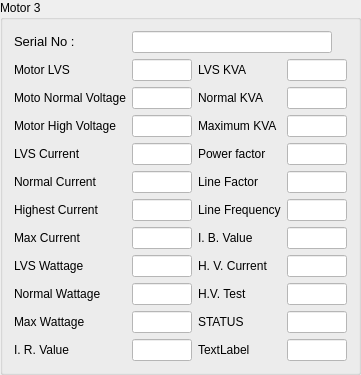
        <widget class="QGroupBox" name="groupBox_28">
         <property name="title">
          <string>Motor 3</string>
         </property>
         <layout class="QGridLayout" name="gridLayout_9">
          <item row="6" column="3">
           <widget class="QLineEdit" name="m3linefactor">
            <property name="enabled">
             <bool>false</bool>
            </property>
            <property name="sizePolicy">
             <sizepolicy hsizetype="Fixed" vsizetype="Fixed">
              <horstretch>0</horstretch>
              <verstretch>0</verstretch>
             </sizepolicy>
            </property>
            <property name="minimumSize">
             <size>
              <width>50</width>
              <height>22</height>
             </size>
            </property>
            <property name="maximumSize">
             <size>
              <width>60</width>
              <height>30</height>
             </size>
            </property>
            <property name="styleSheet">
             <string notr="true">background-color: rgb(255, 255, 255);</string>
            </property>
            <property name="cursorMoveStyle">
             <enum>Qt::LogicalMoveStyle</enum>
            </property>
           </widget>
          </item>
          <item row="14" column="2">
           <widget class="QLabel" name="m3lbl19">
            <property name="text">
             <string>H. V. Current</string>
            </property>
           </widget>
          </item>
          <item row="0" column="0">
           <widget class="QLabel" name="h_serial_6">
            <property name="text">
             <string>&lt;html&gt;&lt;head/&gt;&lt;body&gt;&lt;p&gt;&lt;span style=&quot; font-size:10pt;&quot;&gt;Serial No :&lt;/span&gt;&lt;/p&gt;&lt;/body&gt;&lt;/html&gt;</string>
            </property>
           </widget>
          </item>
          <item row="5" column="3">
           <widget class="QLineEdit" name="m3powerfactor">
            <property name="enabled">
             <bool>false</bool>
            </property>
            <property name="sizePolicy">
             <sizepolicy hsizetype="Fixed" vsizetype="Fixed">
              <horstretch>0</horstretch>
              <verstretch>0</verstretch>
             </sizepolicy>
            </property>
            <property name="minimumSize">
             <size>
              <width>50</width>
              <height>22</height>
             </size>
            </property>
            <property name="maximumSize">
             <size>
              <width>60</width>
              <height>30</height>
             </size>
            </property>
            <property name="styleSheet">
             <string notr="true">background-color: rgb(255, 255, 255);</string>
            </property>
            <property name="cursorMoveStyle">
             <enum>Qt::LogicalMoveStyle</enum>
            </property>
           </widget>
          </item>
          <item row="17" column="1">
           <widget class="QLineEdit" name="m3IRValue">
            <property name="enabled">
             <bool>false</bool>
            </property>
            <property name="sizePolicy">
             <sizepolicy hsizetype="Fixed" vsizetype="Fixed">
              <horstretch>0</horstretch>
              <verstretch>0</verstretch>
             </sizepolicy>
            </property>
            <property name="minimumSize">
             <size>
              <width>50</width>
              <height>22</height>
             </size>
            </property>
            <property name="maximumSize">
             <size>
              <width>60</width>
              <height>30</height>
             </size>
            </property>
            <property name="styleSheet">
             <string notr="true">background-color: rgb(255, 255, 255);</string>
            </property>
            <property name="cursorMoveStyle">
             <enum>Qt::LogicalMoveStyle</enum>
            </property>
           </widget>
          </item>
          <item row="14" column="0">
           <widget class="QLabel" name="m3lbl8">
            <property name="text">
             <string>LVS Wattage</string>
            </property>
           </widget>
          </item>
          <item row="12" column="3">
           <widget class="QLineEdit" name="m3ibvalue">
            <property name="enabled">
             <bool>false</bool>
            </property>
            <property name="sizePolicy">
             <sizepolicy hsizetype="Fixed" vsizetype="Fixed">
              <horstretch>0</horstretch>
              <verstretch>0</verstretch>
             </sizepolicy>
            </property>
            <property name="minimumSize">
             <size>
              <width>50</width>
              <height>22</height>
             </size>
            </property>
            <property name="maximumSize">
             <size>
              <width>60</width>
              <height>30</height>
             </size>
            </property>
            <property name="styleSheet">
             <string notr="true">background-color: rgb(255, 255, 255);</string>
            </property>
            <property name="cursorMoveStyle">
             <enum>Qt::LogicalMoveStyle</enum>
            </property>
           </widget>
          </item>
          <item row="5" column="2">
           <widget class="QLabel" name="m3lbl15">
            <property name="text">
             <string>Power factor</string>
            </property>
           </widget>
          </item>
          <item row="3" column="1">
           <widget class="QLineEdit" name="m3_normal_voltage">
            <property name="enabled">
             <bool>false</bool>
            </property>
            <property name="sizePolicy">
             <sizepolicy hsizetype="Fixed" vsizetype="Fixed">
              <horstretch>0</horstretch>
              <verstretch>0</verstretch>
             </sizepolicy>
            </property>
            <property name="minimumSize">
             <size>
              <width>50</width>
              <height>22</height>
             </size>
            </property>
            <property name="maximumSize">
             <size>
              <width>60</width>
              <height>30</height>
             </size>
            </property>
            <property name="styleSheet">
             <string notr="true">background-color: rgb(255, 255, 255);</string>
            </property>
            <property name="cursorMoveStyle">
             <enum>Qt::LogicalMoveStyle</enum>
            </property>
           </widget>
          </item>
          <item row="15" column="3">
           <widget class="QLineEdit" name="m3HVtest">
            <property name="enabled">
             <bool>false</bool>
            </property>
            <property name="sizePolicy">
             <sizepolicy hsizetype="Fixed" vsizetype="Fixed">
              <horstretch>0</horstretch>
              <verstretch>0</verstretch>
             </sizepolicy>
            </property>
            <property name="minimumSize">
             <size>
              <width>50</width>
              <height>22</height>
             </size>
            </property>
            <property name="maximumSize">
             <size>
              <width>60</width>
              <height>30</height>
             </size>
            </property>
            <property name="styleSheet">
             <string notr="true">background-color: rgb(255, 255, 255);</string>
            </property>
            <property name="cursorMoveStyle">
             <enum>Qt::LogicalMoveStyle</enum>
            </property>
           </widget>
          </item>
          <item row="12" column="1">
           <widget class="QLineEdit" name="m3maxcurrent">
            <property name="enabled">
             <bool>false</bool>
            </property>
            <property name="sizePolicy">
             <sizepolicy hsizetype="Fixed" vsizetype="Fixed">
              <horstretch>0</horstretch>
              <verstretch>0</verstretch>
             </sizepolicy>
            </property>
            <property name="minimumSize">
             <size>
              <width>50</width>
              <height>22</height>
             </size>
            </property>
            <property name="maximumSize">
             <size>
              <width>60</width>
              <height>30</height>
             </size>
            </property>
            <property name="styleSheet">
             <string notr="true">background-color: rgb(255, 255, 255);</string>
            </property>
            <property name="cursorMoveStyle">
             <enum>Qt::LogicalMoveStyle</enum>
            </property>
           </widget>
          </item>
          <item row="14" column="1">
           <widget class="QLineEdit" name="m3lvswattage">
            <property name="enabled">
             <bool>false</bool>
            </property>
            <property name="sizePolicy">
             <sizepolicy hsizetype="Fixed" vsizetype="Fixed">
              <horstretch>0</horstretch>
              <verstretch>0</verstretch>
             </sizepolicy>
            </property>
            <property name="minimumSize">
             <size>
              <width>50</width>
              <height>22</height>
             </size>
            </property>
            <property name="maximumSize">
             <size>
              <width>60</width>
              <height>30</height>
             </size>
            </property>
            <property name="styleSheet">
             <string notr="true">background-color: rgb(255, 255, 255);</string>
            </property>
            <property name="cursorMoveStyle">
             <enum>Qt::LogicalMoveStyle</enum>
            </property>
           </widget>
          </item>
          <item row="1" column="1">
           <widget class="QLineEdit" name="m3_motor_lvs">
            <property name="enabled">
             <bool>false</bool>
            </property>
            <property name="sizePolicy">
             <sizepolicy hsizetype="Fixed" vsizetype="Fixed">
              <horstretch>0</horstretch>
              <verstretch>0</verstretch>
             </sizepolicy>
            </property>
            <property name="minimumSize">
             <size>
              <width>50</width>
              <height>22</height>
             </size>
            </property>
            <property name="maximumSize">
             <size>
              <width>60</width>
              <height>30</height>
             </size>
            </property>
            <property name="styleSheet">
             <string notr="true">background-color: rgb(255, 255, 255);</string>
            </property>
            <property name="cursorMoveStyle">
             <enum>Qt::LogicalMoveStyle</enum>
            </property>
           </widget>
          </item>
          <item row="5" column="0">
           <widget class="QLabel" name="m3lbl4">
            <property name="text">
             <string>LVS Current</string>
            </property>
           </widget>
          </item>
          <item row="5" column="1">
           <widget class="QLineEdit" name="m3lvscurrent">
            <property name="enabled">
             <bool>false</bool>
            </property>
            <property name="sizePolicy">
             <sizepolicy hsizetype="Fixed" vsizetype="Fixed">
              <horstretch>0</horstretch>
              <verstretch>0</verstretch>
             </sizepolicy>
            </property>
            <property name="minimumSize">
             <size>
              <width>50</width>
              <height>22</height>
             </size>
            </property>
            <property name="maximumSize">
             <size>
              <width>60</width>
              <height>30</height>
             </size>
            </property>
            <property name="styleSheet">
             <string notr="true">background-color: rgb(255, 255, 255);</string>
            </property>
            <property name="cursorMoveStyle">
             <enum>Qt::LogicalMoveStyle</enum>
            </property>
           </widget>
          </item>
          <item row="16" column="0">
           <widget class="QLabel" name="m3lbl10">
            <property name="text">
             <string>Max Wattage</string>
            </property>
           </widget>
          </item>
          <item row="4" column="2">
           <widget class="QLabel" name="m3lbl14">
            <property name="text">
             <string>Maximum KVA</string>
            </property>
           </widget>
          </item>
          <item row="1" column="3">
           <widget class="QLineEdit" name="m3lvskva">
            <property name="enabled">
             <bool>false</bool>
            </property>
            <property name="sizePolicy">
             <sizepolicy hsizetype="Fixed" vsizetype="Fixed">
              <horstretch>0</horstretch>
              <verstretch>0</verstretch>
             </sizepolicy>
            </property>
            <property name="minimumSize">
             <size>
              <width>50</width>
              <height>22</height>
             </size>
            </property>
            <property name="maximumSize">
             <size>
              <width>60</width>
              <height>30</height>
             </size>
            </property>
            <property name="styleSheet">
             <string notr="true">background-color: rgb(255, 255, 255);</string>
            </property>
            <property name="cursorMoveStyle">
             <enum>Qt::LogicalMoveStyle</enum>
            </property>
           </widget>
          </item>
          <item row="11" column="3">
           <widget class="QLineEdit" name="m3linefrequency">
            <property name="enabled">
             <bool>false</bool>
            </property>
            <property name="sizePolicy">
             <sizepolicy hsizetype="Fixed" vsizetype="Fixed">
              <horstretch>0</horstretch>
              <verstretch>0</verstretch>
             </sizepolicy>
            </property>
            <property name="minimumSize">
             <size>
              <width>50</width>
              <height>22</height>
             </size>
            </property>
            <property name="maximumSize">
             <size>
              <width>60</width>
              <height>30</height>
             </size>
            </property>
            <property name="styleSheet">
             <string notr="true">background-color: rgb(255, 255, 255);</string>
            </property>
            <property name="cursorMoveStyle">
             <enum>Qt::LogicalMoveStyle</enum>
            </property>
           </widget>
          </item>
          <item row="16" column="1">
           <widget class="QLineEdit" name="m3maxwattage">
            <property name="enabled">
             <bool>false</bool>
            </property>
            <property name="sizePolicy">
             <sizepolicy hsizetype="Fixed" vsizetype="Fixed">
              <horstretch>0</horstretch>
              <verstretch>0</verstretch>
             </sizepolicy>
            </property>
            <property name="minimumSize">
             <size>
              <width>50</width>
              <height>22</height>
             </size>
            </property>
            <property name="maximumSize">
             <size>
              <width>60</width>
              <height>30</height>
             </size>
            </property>
            <property name="styleSheet">
             <string notr="true">background-color: rgb(255, 255, 255);</string>
            </property>
            <property name="cursorMoveStyle">
             <enum>Qt::LogicalMoveStyle</enum>
            </property>
           </widget>
          </item>
          <item row="12" column="0">
           <widget class="QLabel" name="m3lbl7">
            <property name="text">
             <string>Max Current</string>
            </property>
           </widget>
          </item>
          <item row="16" column="3">
           <widget class="QLineEdit" name="m3status">
            <property name="enabled">
             <bool>false</bool>
            </property>
            <property name="sizePolicy">
             <sizepolicy hsizetype="Fixed" vsizetype="Fixed">
              <horstretch>0</horstretch>
              <verstretch>0</verstretch>
             </sizepolicy>
            </property>
            <property name="minimumSize">
             <size>
              <width>50</width>
              <height>22</height>
             </size>
            </property>
            <property name="maximumSize">
             <size>
              <width>60</width>
              <height>30</height>
             </size>
            </property>
            <property name="styleSheet">
             <string notr="true">background-color: rgb(255, 255, 255);</string>
            </property>
            <property name="cursorMoveStyle">
             <enum>Qt::LogicalMoveStyle</enum>
            </property>
           </widget>
          </item>
          <item row="15" column="1">
           <widget class="QLineEdit" name="m3normalwattage">
            <property name="enabled">
             <bool>false</bool>
            </property>
            <property name="sizePolicy">
             <sizepolicy hsizetype="Fixed" vsizetype="Fixed">
              <horstretch>0</horstretch>
              <verstretch>0</verstretch>
             </sizepolicy>
            </property>
            <property name="minimumSize">
             <size>
              <width>50</width>
              <height>22</height>
             </size>
            </property>
            <property name="maximumSize">
             <size>
              <width>60</width>
              <height>30</height>
             </size>
            </property>
            <property name="styleSheet">
             <string notr="true">background-color: rgb(255, 255, 255);</string>
            </property>
            <property name="cursorMoveStyle">
             <enum>Qt::LogicalMoveStyle</enum>
            </property>
           </widget>
          </item>
          <item row="11" column="1">
           <widget class="QLineEdit" name="m3highestcurrent">
            <property name="enabled">
             <bool>false</bool>
            </property>
            <property name="sizePolicy">
             <sizepolicy hsizetype="Fixed" vsizetype="Fixed">
              <horstretch>0</horstretch>
              <verstretch>0</verstretch>
             </sizepolicy>
            </property>
            <property name="minimumSize">
             <size>
              <width>50</width>
              <height>22</height>
             </size>
            </property>
            <property name="maximumSize">
             <size>
              <width>60</width>
              <height>30</height>
             </size>
            </property>
            <property name="styleSheet">
             <string notr="true">background-color: rgb(255, 255, 255);</string>
            </property>
            <property name="cursorMoveStyle">
             <enum>Qt::LogicalMoveStyle</enum>
            </property>
           </widget>
          </item>
          <item row="11" column="0">
           <widget class="QLabel" name="m3lbl6">
            <property name="text">
             <string>Highest Current</string>
            </property>
           </widget>
          </item>
          <item row="16" column="2">
           <widget class="QLabel" name="m3lbl21">
            <property name="text">
             <string>STATUS</string>
            </property>
           </widget>
          </item>
          <item row="4" column="3">
           <widget class="QLineEdit" name="m3maximumkva">
            <property name="enabled">
             <bool>false</bool>
            </property>
            <property name="sizePolicy">
             <sizepolicy hsizetype="Fixed" vsizetype="Fixed">
              <horstretch>0</horstretch>
              <verstretch>0</verstretch>
             </sizepolicy>
            </property>
            <property name="minimumSize">
             <size>
              <width>50</width>
              <height>22</height>
             </size>
            </property>
            <property name="maximumSize">
             <size>
              <width>60</width>
              <height>30</height>
             </size>
            </property>
            <property name="styleSheet">
             <string notr="true">background-color: rgb(255, 255, 255);</string>
            </property>
            <property name="cursorMoveStyle">
             <enum>Qt::LogicalMoveStyle</enum>
            </property>
           </widget>
          </item>
          <item row="17" column="2">
           <widget class="QLabel" name="m3lbl22">
            <property name="text">
             <string>TextLabel</string>
            </property>
           </widget>
          </item>
          <item row="6" column="0">
           <widget class="QLabel" name="m3lbl5">
            <property name="text">
             <string>Normal Current</string>
            </property>
           </widget>
          </item>
          <item row="3" column="3">
           <widget class="QLineEdit" name="m3normalkva">
            <property name="enabled">
             <bool>false</bool>
            </property>
            <property name="sizePolicy">
             <sizepolicy hsizetype="Fixed" vsizetype="Fixed">
              <horstretch>0</horstretch>
              <verstretch>0</verstretch>
             </sizepolicy>
            </property>
            <property name="minimumSize">
             <size>
              <width>50</width>
              <height>22</height>
             </size>
            </property>
            <property name="maximumSize">
             <size>
              <width>60</width>
              <height>30</height>
             </size>
            </property>
            <property name="styleSheet">
             <string notr="true">background-color: rgb(255, 255, 255);</string>
            </property>
            <property name="cursorMoveStyle">
             <enum>Qt::LogicalMoveStyle</enum>
            </property>
           </widget>
          </item>
          <item row="4" column="1">
           <widget class="QLineEdit" name="m3motorhighvoltage">
            <property name="enabled">
             <bool>false</bool>
            </property>
            <property name="sizePolicy">
             <sizepolicy hsizetype="Fixed" vsizetype="Fixed">
              <horstretch>0</horstretch>
              <verstretch>0</verstretch>
             </sizepolicy>
            </property>
            <property name="minimumSize">
             <size>
              <width>50</width>
              <height>22</height>
             </size>
            </property>
            <property name="maximumSize">
             <size>
              <width>60</width>
              <height>30</height>
             </size>
            </property>
            <property name="styleSheet">
             <string notr="true">background-color: rgb(255, 255, 255);</string>
            </property>
            <property name="cursorMoveStyle">
             <enum>Qt::LogicalMoveStyle</enum>
            </property>
           </widget>
          </item>
          <item row="6" column="1">
           <widget class="QLineEdit" name="m3normalcurrent">
            <property name="enabled">
             <bool>false</bool>
            </property>
            <property name="sizePolicy">
             <sizepolicy hsizetype="Fixed" vsizetype="Fixed">
              <horstretch>0</horstretch>
              <verstretch>0</verstretch>
             </sizepolicy>
            </property>
            <property name="minimumSize">
             <size>
              <width>50</width>
              <height>22</height>
             </size>
            </property>
            <property name="maximumSize">
             <size>
              <width>60</width>
              <height>30</height>
             </size>
            </property>
            <property name="styleSheet">
             <string notr="true">background-color: rgb(255, 255, 255);</string>
            </property>
            <property name="cursorMoveStyle">
             <enum>Qt::LogicalMoveStyle</enum>
            </property>
           </widget>
          </item>
          <item row="1" column="2">
           <widget class="QLabel" name="m3lbl12">
            <property name="text">
             <string>LVS KVA</string>
            </property>
           </widget>
          </item>
          <item row="11" column="2">
           <widget class="QLabel" name="m3lbl17">
            <property name="text">
             <string>Line Frequency</string>
            </property>
           </widget>
          </item>
          <item row="3" column="2">
           <widget class="QLabel" name="m3lbl13">
            <property name="text">
             <string>Normal KVA</string>
            </property>
           </widget>
          </item>
          <item row="0" column="1" colspan="3">
           <widget class="QLineEdit" name="m3serial_no">
            <property name="enabled">
             <bool>true</bool>
            </property>
            <property name="sizePolicy">
             <sizepolicy hsizetype="Fixed" vsizetype="Fixed">
              <horstretch>0</horstretch>
              <verstretch>0</verstretch>
             </sizepolicy>
            </property>
            <property name="maximumSize">
             <size>
              <width>200</width>
              <height>16777215</height>
             </size>
            </property>
            <property name="styleSheet">
             <string notr="true">background-color: rgb(255, 255, 255);</string>
            </property>
           </widget>
          </item>
          <item row="17" column="0">
           <widget class="QLabel" name="m3lbl11">
            <property name="text">
             <string>I. R. Value</string>
            </property>
           </widget>
          </item>
          <item row="15" column="2">
           <widget class="QLabel" name="m3lbl20">
            <property name="text">
             <string>H.V. Test</string>
            </property>
           </widget>
          </item>
          <item row="17" column="3">
           <widget class="QLineEdit" name="lineEdit_v1_38">
            <property name="enabled">
             <bool>false</bool>
            </property>
            <property name="sizePolicy">
             <sizepolicy hsizetype="Fixed" vsizetype="Fixed">
              <horstretch>0</horstretch>
              <verstretch>0</verstretch>
             </sizepolicy>
            </property>
            <property name="minimumSize">
             <size>
              <width>50</width>
              <height>22</height>
             </size>
            </property>
            <property name="maximumSize">
             <size>
              <width>60</width>
              <height>30</height>
             </size>
            </property>
            <property name="styleSheet">
             <string notr="true">background-color: rgb(255, 255, 255);</string>
            </property>
            <property name="cursorMoveStyle">
             <enum>Qt::LogicalMoveStyle</enum>
            </property>
           </widget>
          </item>
          <item row="3" column="0">
           <widget class="QLabel" name="m3lbl2">
            <property name="text">
             <string>Moto Normal Voltage</string>
            </property>
           </widget>
          </item>
          <item row="1" column="0">
           <widget class="QLabel" name="m3lbl1">
            <property name="text">
             <string>Motor LVS</string>
            </property>
           </widget>
          </item>
          <item row="6" column="2">
           <widget class="QLabel" name="m3lbl16">
            <property name="text">
             <string>Line Factor</string>
            </property>
           </widget>
          </item>
          <item row="12" column="2">
           <widget class="QLabel" name="m3lbl18">
            <property name="text">
             <string>I. B. Value</string>
            </property>
           </widget>
          </item>
          <item row="4" column="0">
           <widget class="QLabel" name="m3lbl3">
            <property name="text">
             <string>Motor High Voltage</string>
            </property>
           </widget>
          </item>
          <item row="14" column="3">
           <widget class="QLineEdit" name="m3hvcurrent">
            <property name="enabled">
             <bool>false</bool>
            </property>
            <property name="sizePolicy">
             <sizepolicy hsizetype="Fixed" vsizetype="Fixed">
              <horstretch>0</horstretch>
              <verstretch>0</verstretch>
             </sizepolicy>
            </property>
            <property name="minimumSize">
             <size>
              <width>50</width>
              <height>22</height>
             </size>
            </property>
            <property name="maximumSize">
             <size>
              <width>60</width>
              <height>30</height>
             </size>
            </property>
            <property name="styleSheet">
             <string notr="true">background-color: rgb(255, 255, 255);</string>
            </property>
            <property name="cursorMoveStyle">
             <enum>Qt::LogicalMoveStyle</enum>
            </property>
           </widget>
          </item>
          <item row="15" column="0">
           <widget class="QLabel" name="m3lbl9">
            <property name="text">
             <string>Normal Wattage</string>
            </property>
           </widget>
          </item>
         </layout>
        </widget>
